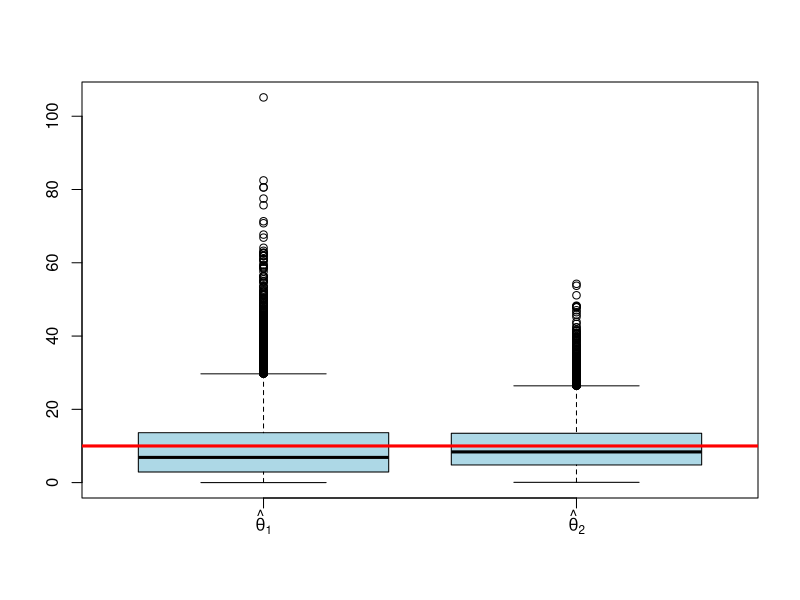
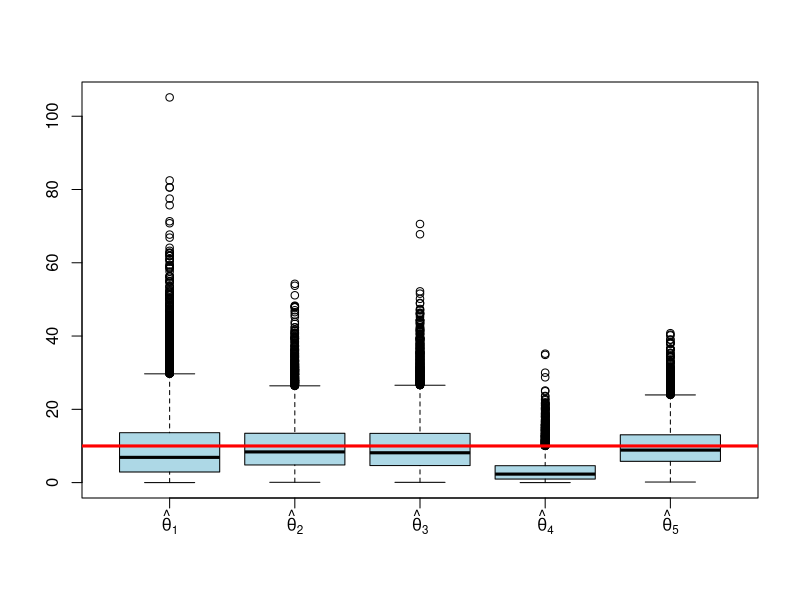

Here is the R script that generated these plots, in order:
## ---- chunk 1
rsim <- function(n, alpha, theta){
  u <- runif(n)
  Y <- theta * u ^ (1 / alpha)
  return(Y)
}
nreps <- 10000
n <- 6
alpha <- 2
theta <- 5
set.seed(4302019)
Y <- rsim(n * nreps, alpha = 2, theta = 5) # simulate 10,000 random samples of size 6
YY <- matrix(Y, n, nreps)                  # arrange into matrix with random sample in each column
## ---- chunk 2



## ---- chunk 3
theta <- 10
set.seed(4302019)
Y <- rexp(3 * 10000, rate = 1 / theta)
YY <- matrix(Y, 3, 10000)
theta_hat1 <- YY[1, ]                  # Y_1 only
theta_hat2 <- (YY[1, ] + YY[2, ]) / 2  # (Y_1 + Y_2) / 2
var(theta_hat1)
var(theta_hat2)
# Side-by-side boxplots to compare estimators (you can add more estimators, separated by commas):
boxplot(theta_hat1, theta_hat2, col = "LightBlue", names = c(expression(hat(theta)[1]), expression(hat(theta)[2])))
abline(h = theta, lwd = 3, col = "red")
## ---- chunk 4
theta <- 10
set.seed(4302019)
Y <- rexp(3 * 10000, rate = 1 / theta)
YY <- matrix(Y, 3, 10000)
theta_hat1 <- YY[1, ]                  # Y_1 only
theta_hat2 <- (YY[1, ] + YY[2, ]) / 2  # (Y_1 + Y_2) / 2
theta_hat3 <- (YY[1, ] + 2*YY[2, ]) / 3
theta_hat4 <- apply(YY, MARGIN = 2, FUN = min)
theta_hat5 <- apply(YY, MARGIN = 2, FUN = mean)
var(theta_hat1)
var(theta_hat2)
var(theta_hat3)
var(theta_hat4)
var(theta_hat5)
# Side-by-side boxplots to compare estimators (you can add more estimators, separated by commas):
boxplot(theta_hat1, theta_hat2, theta_hat3, theta_hat4, theta_hat5, col = "LightBlue", names = c(expression(hat(theta)[1]), expression(hat(theta)[2]), expression(hat(theta)[3]), expression(hat(theta)[4]), expression(hat(theta)[5])))
abline(h = theta, lwd = 3, col = "red")
